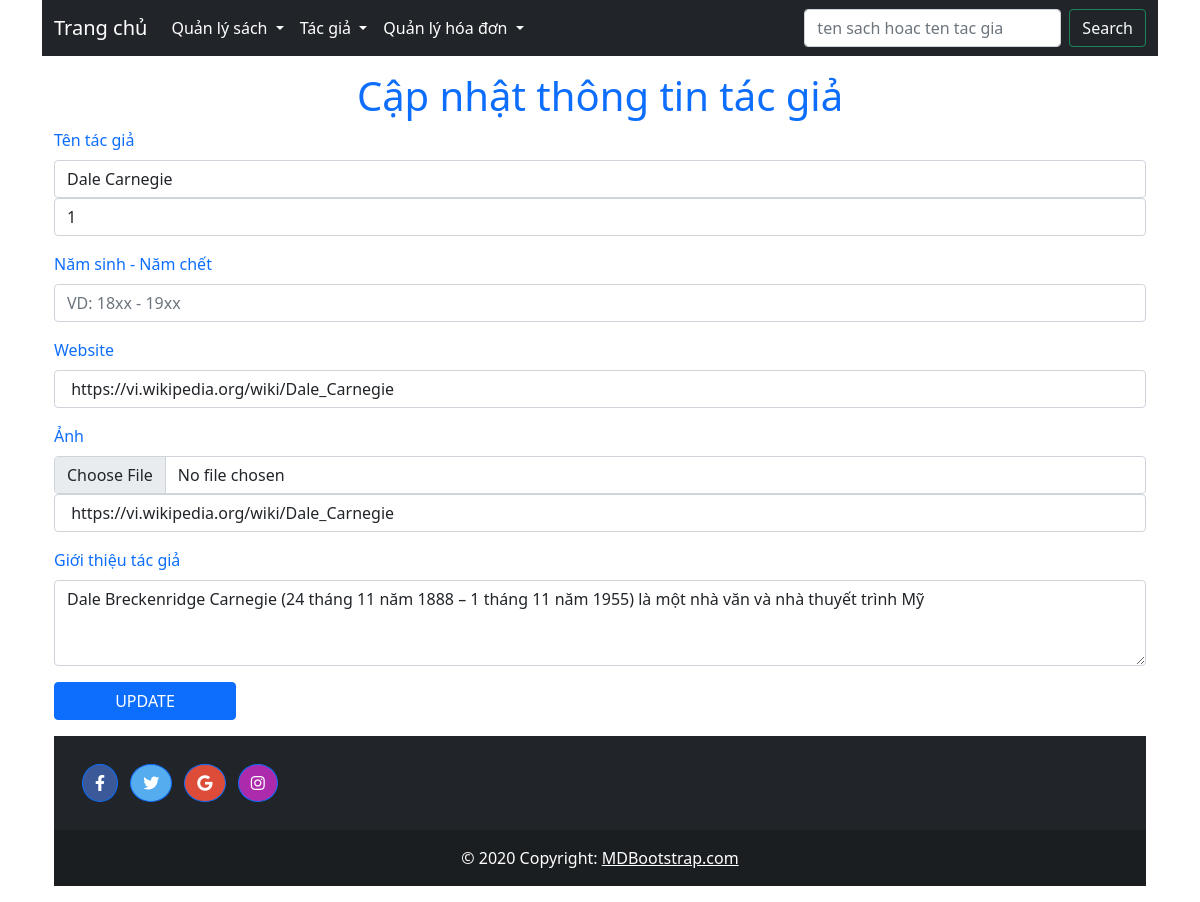
The page /source-code/index.php?page=update-author&author_id=1 on the database its author committed.
### tables this page shows
CREATE TABLE `author` (
  `author_id` int NOT NULL,
  `author_name` varchar(255) NOT NULL,
  `birth_death` varchar(50) DEFAULT NULL,
  `author_image` varchar(255) DEFAULT NULL,
  `website` varchar(255) DEFAULT NULL,
  `description` text
);

### source-code/src/Model/AuthorModel.php (called while the page is built, shortened)
<?php
class AuthorModel
{
    protected $database;
    public function __construct(){
        $db = new DBConnect();
        $this->database = $db->connect();
    }
    public function getAuthorById($id){
        $sql = "SELECT*FROM author WHERE author_id=:id";
        $stmt = $this->database->prepare($sql);
        $stmt->bindValue(':id',$id);
        $stmt->execute();
        return $stmt->fetchAll();
    }
}

### source-code/src/Model/DBConnect.php (called while the page is built, shortened)
<?php
class DBConnect
{
    protected $dns;
    protected $username;
    protected $password;
    public function __construct()
    {
        $this->dns = 'mysql:host=127.0.0.1;dbname=book_shop';
        $this->username = 'root';
        $this->password = 'admin123';
    }
    public function connect()
    {
        try {
            return new PDO($this->dns, $this->username, $this->password);
        }catch(\PDOException $e){
            echo $e->getMessage();
            exit();
        }
    }
}

### source-code/src/View/author/update-author.php (the view)
<?php
require "src/View/layout/header.php";
?>
<div class="content row col-12">
    <form method="post" enctype="multipart/form-data" action="index.php?page=update-author">
        <div class="table-responsive ">
            <h1 class="text-primary text-center">Cập nhật thông tin tác giả</h1>
            <div class="mb-3 col-12">
                <label for="add-author-name" class="form-label text-primary text-start">Tên tác giả</label>
                <input name="author_name" type="text" class="form-control" id="add-author-name" required value="<?php echo $author[0]['author_name'] ?>">
                <input name="author_id" type="text" class="form-control" id="add-author-name" required value="<?php echo $author[0]['author_id'] ?>">
            </div>
            <div class="mb-3 col-12">
                <label for="add-author-date" class="form-label text-primary">Năm sinh - Năm chết</label>
                <input name="birth_death" type="text" class="form-control" id="add-author-date" placeholder="VD: 18xx - 19xx" value="<?php echo $author[0]['birth_death'] ?>">
            </div>
            <div class="mb-3 col-12">
                <label for="add-website" class="form-label text-primary text-start" >Website</label>
                <input name="author_website" type="text" class="form-control" id="add-website" value="<?php echo $author[0]['website'] ?>">
            </div>
            <div class="mb-3 col-12">
                <label for="formFile" class="form-label text-primary">Ảnh</label>
                <input name="author_image" class="form-control" type="file" id="formFile">
                <input name="old_image" class="form-control" type="text" value="<?php echo $author[0]['website'] ?>">
            </div>
            <div class="row mb-3">
                <label for="add-des" class="form-label text-primary text-start">Giới thiệu tác giả</label>
                <textarea name="author_des" class="add-book-des form-control" id="add-des" rows="3"><?php echo $author[0]['description'] ?></textarea>
            </div>
            <div class="row add-book" style="margin: 1rem 0">
                <button type="submit" class="btn btn-primary col-2">UPDATE</button>
            </div>
    </form>
</div>
<?php
require "src/View/layout/footer.php";
?>

### source-code/CSS/main.css (style rules this page uses)
.content { margin: 1em 0; display: flex; }
.add-book { margin-left: 0; margin-right: 0; }
.add-book-des { margin-left: 1vw; margin-right: 1vw; flex-shrink: unset; }

### rows shown on the page
author: author_name "Dale Carnegie", author_id "1", author_website "https://vi.wikipedia.org/wiki/Dale_Carnegie", old_image "https://vi.wikipedia.org/wiki/Dale_Carnegie", author_des "Dale Breckenridge Carnegie (24 tháng 11 năm 1888 – 1 tháng 11 năm 1955) là một nhà văn và nhà thuyết trình Mỹ"
